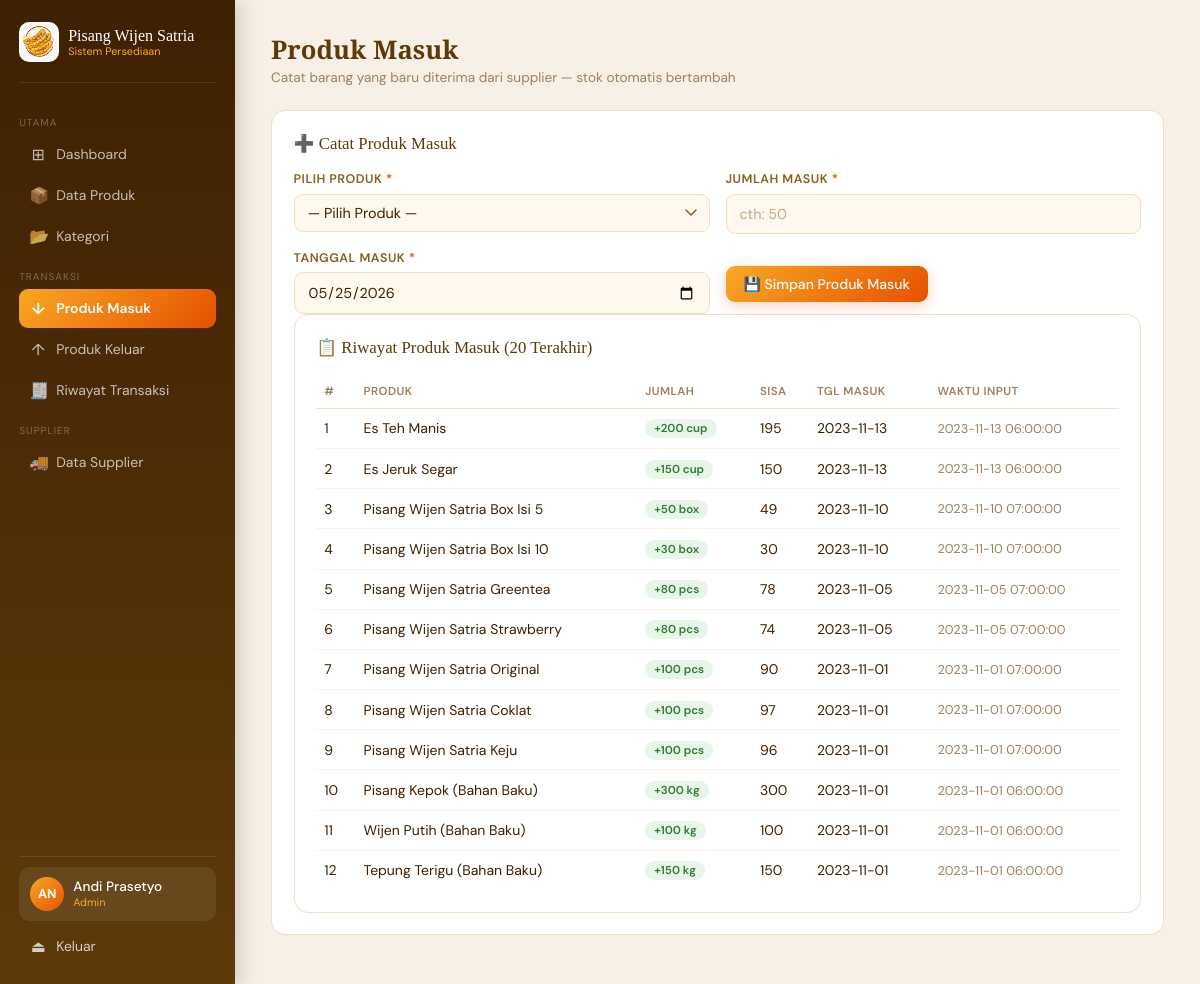
/produk_masuk.php (signed in), run on the app's committed database.
### tables this page shows
CREATE TABLE `produk_masuk` (
  `id_produk_masuk` int(11) NOT NULL,
  `id_produk` int(11) NOT NULL,
  `id_tran_supp` int(11) NOT NULL,
  `qty` varchar(20) NOT NULL,
  `sisa` int(11) NOT NULL,
  `create_time` timestamp NOT NULL DEFAULT current_timestamp(),
  `tgl_masuk` varchar(15) DEFAULT NULL
);

CREATE TABLE `produk` (
  `id_produk` int(11) NOT NULL,
  `id_kategori` int(11) NOT NULL,
  `id_supplier` int(11) NOT NULL,
  `kode_produk` varchar(10) NOT NULL,
  `stok_min` int(11) NOT NULL,
  `nama_produk` varchar(50) NOT NULL,
  `harga_produk` varchar(25) NOT NULL,
  `satuan` varchar(10) NOT NULL,
  `stok_supp` int(11) NOT NULL
);

### produk_masuk.php (the view, shortened to what this page needs)
<?php
require_once 'koneksi.php';
$masuk_list   = mysqli_query($koneksi,
    "SELECT pm.*, p.nama_produk, p.satuan
     FROM produk_masuk pm
     LEFT JOIN produk p ON pm.id_produk = p.id_produk
     ORDER BY pm.create_time DESC LIMIT 20");
include 'header_nav.php';
?>
<div class="page-head">
  <div>
    <h1 class="page-title">Produk Masuk</h1>
    <p class="page-sub">Catat barang yang baru diterima dari supplier — stok otomatis bertambah</p>
  </div>
</div>
<div class="card mb">
  <div class="card-head"><span class="card-title">➕ Catat Produk Masuk</span></div>
  <form method="POST" action="produk_masuk.php">
    <div class="form-grid">
      <div class="form-group">
        <label class="form-label">Pilih Produk <span class="req">*</span></label>
        <select class="form-input" name="id_produk" required>
          <option value="">— Pilih Produk —</option>
        </select>
      </div>
      <div class="form-group">
        <label class="form-label">Jumlah Masuk <span class="req">*</span></label>
        <input class="form-input" type="number" name="qty" min="1" required placeholder="cth: 50">
      </div>
      <div class="form-group">
        <label class="form-label">Tanggal Masuk <span class="req">*</span></label>
        <input class="form-input" type="date" name="tgl_masuk" required value="<?= date('Y-m-d') ?>">
    </div>
    <div style="margin-top:1rem">
      <button type="submit" class="btn btn-utama">💾 Simpan Produk Masuk</button>
    </div>
  </form>
</div>
<div class="card">
  <div class="card-head">
    <span class="card-title">📋 Riwayat Produk Masuk (20 Terakhir)</span>
  </div>
  <div class="table-wrap">
  <table>
    <thead><tr><th>#</th><th>Produk</th><th>Jumlah</th><th>Sisa</th><th>Tgl Masuk</th><th>Waktu Input</th></tr></thead>
    <tbody>
      <?php $no=1; while ($m = mysqli_fetch_assoc($masuk_list)): ?>
      <tr>
        <td><?= $no++ ?></td>
        <td><?= htmlspecialchars($m['nama_produk']) ?></td>
        <td><span class="badge badge-h">+<?= $m['qty'] ?> <?= htmlspecialchars($m['satuan']) ?></span></td>
        <td><?= $m['sisa'] ?></td>
        <td><?= htmlspecialchars($m['tgl_masuk'] ?? '-') ?></td>
        <td style="font-size:.8rem;color:var(--muda)"><?= $m['create_time'] ?></td>
      </tr>
      <?php endwhile; ?>
    </tbody>
  </table>
  </div>
</div>
<?php include 'footer_nav.php'; ?>

### header_nav.php (style rules this page uses)
*, *::before, *::after { margin:0; padding:0; box-sizing:border-box; }
:root { --kuning:#F9A825; --oranye:#E65100; --coklat:#5D3A0A; --coklat-tua:#3E2003; --muda:#9E8060; --krem:#FFF8EE; --border:#EFE0C4; }
body { font-family:'DM Sans',sans-serif; background:#F7F0E6; color:var(--coklat-tua); min-height:100vh; }
.page-head { display:flex; align-items:center; justify-content:space-between; margin-bottom:1.5rem; }
.page-title { font-family:'Playfair Display',serif; font-size:1.6rem; color:var(--coklat); }
.page-sub { font-size:.85rem; color:var(--muda); margin-top:2px; }
.card { background:#fff; border-radius:14px; padding:1.35rem; border:1px solid var(--border); }
.card.mb { margin-bottom:1.25rem; }
.card-head { display:flex; align-items:center; justify-content:space-between; margin-bottom:1.1rem; flex-wrap:wrap; gap:8px; }
.card-title { font-family:'Playfair Display',serif; font-size:1.05rem; color:var(--coklat); }
.form-grid { display:grid; grid-template-columns:1fr 1fr; gap:1rem; }
.form-group { display:flex; flex-direction:column; }
.form-label { font-size:.78rem; font-weight:600; color:#8B5E1A; text-transform:uppercase; letter-spacing:.04em; margin-bottom:.4rem; }
.form-input { padding:10px 13px; border:1.5px solid var(--border); border-radius:9px; font-family:'DM Sans',sans-serif; font-size:.9rem; color:var(--coklat-tua); background:var(--krem); outline:none; transition:border-color .2s, box-shadow .2s; width:100%; }
.form-input::placeholder { color:#C4A882; }
select.form-input { appearance:none; background-repeat:no-repeat; background-position:right 12px center; padding-right:32px; }
.req { color:var(--oranye); }
.btn { display:inline-flex; align-items:center; gap:5px; padding:9px 18px; border-radius:9px; font-family:'DM Sans',sans-serif; font-size:.875rem; font-weight:500; cursor:pointer; border:none; text-decoration:none; transition:all .18s; white-space:nowrap; }
.btn-utama { background:linear-gradient(135deg,var(--kuning),var(--oranye)); color:#fff; box-shadow:0 4px 14px rgba(230,81,0,.25); }
.table-wrap { overflow-x:auto; }
table { width:100%; border-collapse:collapse; min-width:500px; }
th { font-size:.72rem; text-transform:uppercase; letter-spacing:.04em; color:var(--muda); font-weight:600; padding:.55rem .5rem; text-align:left; border-bottom:1.5px solid var(--border); white-space:nowrap; }
td { padding:.6rem .5rem; font-size:.875rem; border-bottom:1px solid #FAF4E8; vertical-align:middle; }
tr:last-child td { border-bottom:none; }
.badge { display:inline-block; padding:2px 9px; border-radius:20px; font-size:.72rem; font-weight:600; }
.badge-h { background:#E8F5E9; color:#2E7D32; }

### data on the page
produk_masuk: id_produk.nama_produk "Es Teh Manis", qty "200", id_produk.satuan "cup", sisa "195", tgl_masuk "2023-11-13", create_time "2023-11-13 06:00:00"
produk_masuk: id_produk.nama_produk "Es Jeruk Segar", qty "150", id_produk.satuan "cup", sisa "150", tgl_masuk "2023-11-13", create_time "2023-11-13 06:00:00"
produk_masuk: id_produk.nama_produk "Pisang Wijen Satria Box Isi 5", qty "50", id_produk.satuan "box", sisa "49", tgl_masuk "2023-11-10", create_time "2023-11-10 07:00:00"
produk_masuk: id_produk.nama_produk "Pisang Wijen Satria Box Isi 10", qty "30", id_produk.satuan "box", sisa "30", tgl_masuk "2023-11-10", create_time "2023-11-10 07:00:00"
produk_masuk: id_produk.nama_produk "Pisang Wijen Satria Greentea", qty "80", id_produk.satuan "pcs", sisa "78", tgl_masuk "2023-11-05", create_time "2023-11-05 07:00:00"
produk_masuk: id_produk.nama_produk "Pisang Wijen Satria Strawberry", qty "80", id_produk.satuan "pcs", sisa "74", tgl_masuk "2023-11-05", create_time "2023-11-05 07:00:00"
produk_masuk: id_produk.nama_produk "Pisang Wijen Satria Original", qty "100", id_produk.satuan "pcs", sisa "90", tgl_masuk "2023-11-01", create_time "2023-11-01 07:00:00"
produk_masuk: id_produk.nama_produk "Pisang Wijen Satria Coklat", qty "100", id_produk.satuan "pcs", sisa "97", tgl_masuk "2023-11-01", create_time "2023-11-01 07:00:00"
produk_masuk: id_produk.nama_produk "Pisang Wijen Satria Keju", qty "100", id_produk.satuan "pcs", sisa "96", tgl_masuk "2023-11-01", create_time "2023-11-01 07:00:00"
produk_masuk: id_produk.nama_produk "Pisang Kepok (Bahan Baku)", qty "300", id_produk.satuan "kg", sisa "300", tgl_masuk "2023-11-01", create_time "2023-11-01 06:00:00"
produk_masuk: id_produk.nama_produk "Wijen Putih (Bahan Baku)", qty "100", id_produk.satuan "kg", sisa "100", tgl_masuk "2023-11-01", create_time "2023-11-01 06:00:00"
produk_masuk: id_produk.nama_produk "Tepung Terigu (Bahan Baku)", qty "150", id_produk.satuan "kg", sisa "150", tgl_masuk "2023-11-01", create_time "2023-11-01 06:00:00"

### other printed values
$inisial "AN"
$nama "Andi Prasetyo"
$label_level "Admin"
